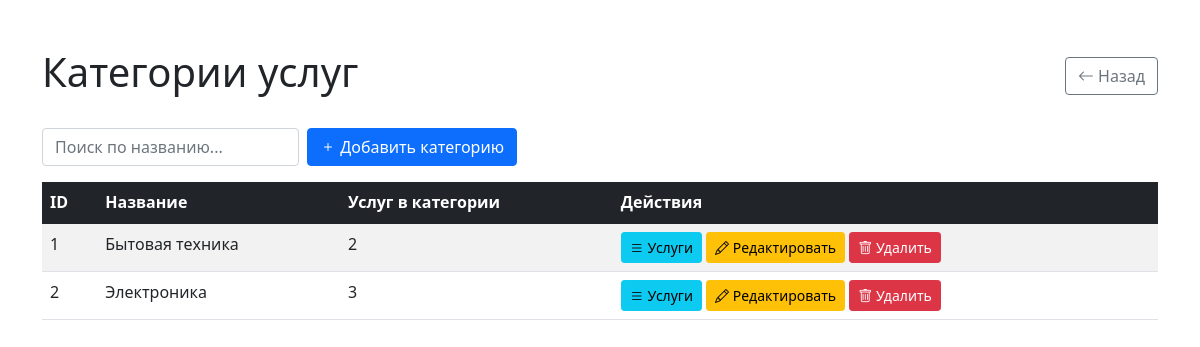
Before: /admin/categories.php (signed in) with the older database file.
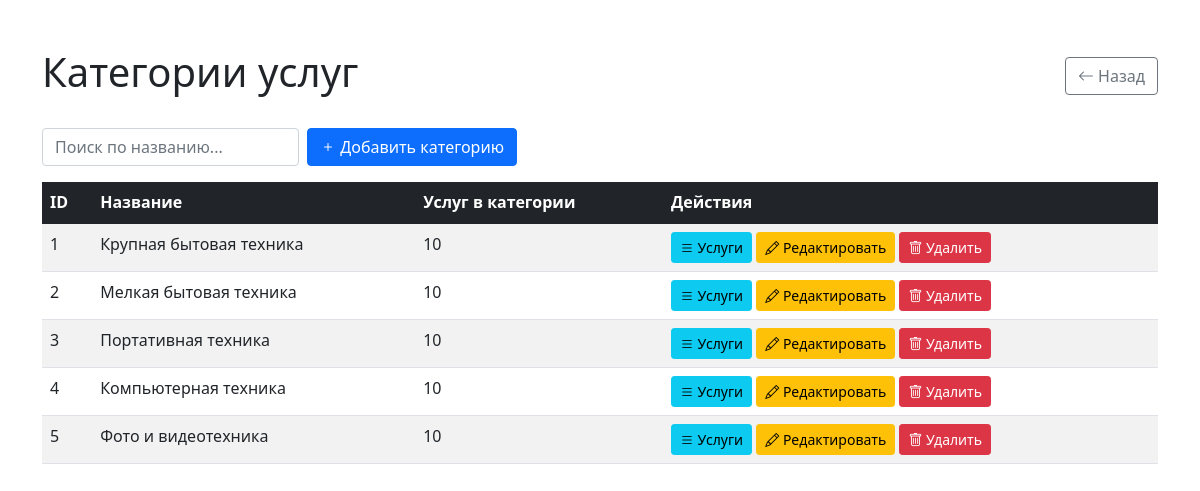
After: the same page with the newer database file.
### tables this page shows
CREATE TABLE categories (
    id INT AUTO_INCREMENT PRIMARY KEY,
    name VARCHAR(255) NOT NULL
);

### public/admin/categories.php (the view, shortened to what this page needs)
<?php
require_once '../includes/db.php';
$is_admin = isset($_SESSION['role']) && $_SESSION['role'] === 'admin';
$is_editor = isset($_SESSION['role']) && $_SESSION['role'] === 'editor';
$stmt = $pdo->query('
    SELECT c.id, c.name, COUNT(s.id) AS service_count
    FROM categories c
    LEFT JOIN services s ON s.category_id = c.id
    GROUP BY c.id
    ORDER BY c.id ASC
');
$categories = $stmt->fetchAll(PDO::FETCH_ASSOC);
?>
<!DOCTYPE html>
<html lang="ru">
<head>
    <link href="https://cdn.jsdelivr.net/npm/bootstrap@5.1.3/dist/css/bootstrap.min.css" rel="stylesheet">
    <link href="https://cdn.jsdelivr.net/npm/bootstrap-icons@1.8.1/font/bootstrap-icons.css" rel="stylesheet">
</head>
<body>
    <div class="container mt-5">
        <div class="d-flex justify-content-between align-items-center mb-4">
            <h1>Категории услуг</h1>
            <a href="/admin/index.php" class="btn btn-outline-secondary">
                <i class="bi bi-arrow-left"></i> Назад
            </a>
        </div>
        <div class="mb-3 row g-2 align-items-center">
            <div class="col-auto">
                <input type="text" id="search-categories" class="form-control" placeholder="Поиск по названию...">
            </div>
            <?php if ($is_admin || $is_editor): ?>
            <div class="col-auto">
                <button type="button" class="btn btn-primary" data-bs-toggle="modal" data-bs-target="#addCategoryModal">
                    <i class="bi bi-plus"></i> Добавить категорию
                </button>
            </div>
            <?php endif; ?>
        </div>
        <table class="table table-striped table-hover">
            <thead class="table-dark">
                <tr>
                    <th>ID</th>
                    <th>Название</th>
                    <th>Услуг в категории</th>
                    <th>Действия</th>
                </tr>
            </thead>
            <tbody id="categories-table-body">
                <?php foreach ($categories as $cat): ?>
                    <tr>
                        <td><?= $cat['id'] ?></td>
                        <td><?= htmlspecialchars($cat['name']) ?></td>
                        <td><?= $cat['service_count'] ?></td>
                        <td>
                            <a href="/admin/services.php?category_id=<?= $cat['id'] ?>" class="btn btn-info btn-sm">
                                <i class="bi bi-list"></i> Услуги
                            </a>
                            <?php if ($is_admin || $is_editor): ?>
                            <button type="button" class="btn btn-warning btn-sm edit-btn"
                                data-id="<?= $cat['id'] ?>" data-name="<?= htmlspecialchars($cat['name']) ?>">
                                <i class="bi bi-pencil"></i> Редактировать
                            </button>
                            <button type="button" class="btn btn-danger btn-sm delete-btn"
                                data-id="<?= $cat['id'] ?>" data-name="<?= htmlspecialchars($cat['name']) ?>">
                                <i class="bi bi-trash"></i> Удалить
                            </button>
                            <?php endif; ?>
                        </td>
                    </tr>
                <?php endforeach; ?>
            </tbody>
        </table>
    </div>
</body>
</html>

Changed rows visible on the page:
changed categories id 1: name "Бытовая техника" → "Крупная бытовая техника"; service_count "2" → "10"
changed categories id 2: name "Электроника" → "Мелкая бытовая техника"; service_count "3" → "10"
added categories: id "3", name "Портативная техника", service_count "10"
added categories: id "4", name "Компьютерная техника", service_count "10"
added categories: id "5", name "Фото и видеотехника", service_count "10"
